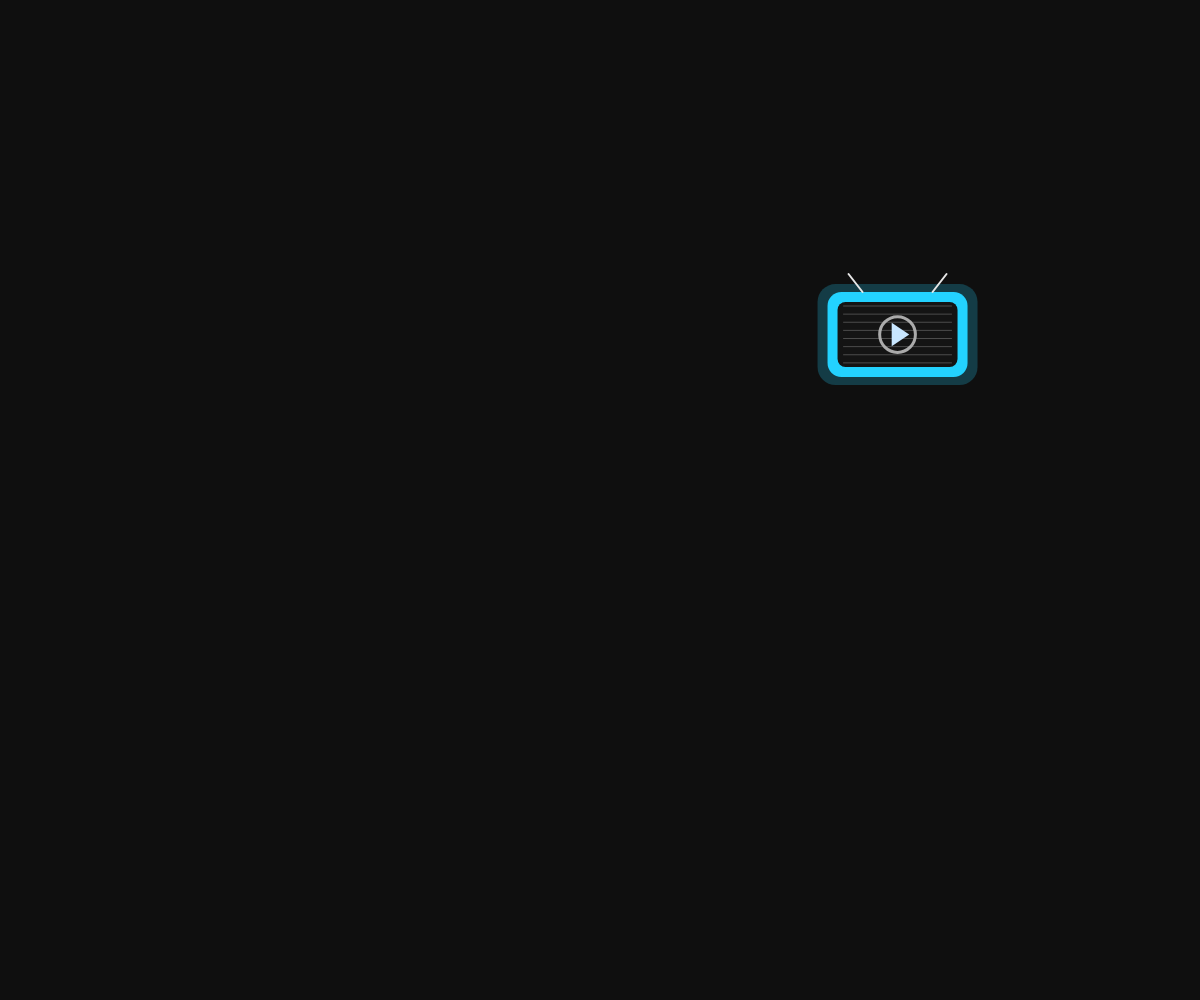
Frame 1 (no input)
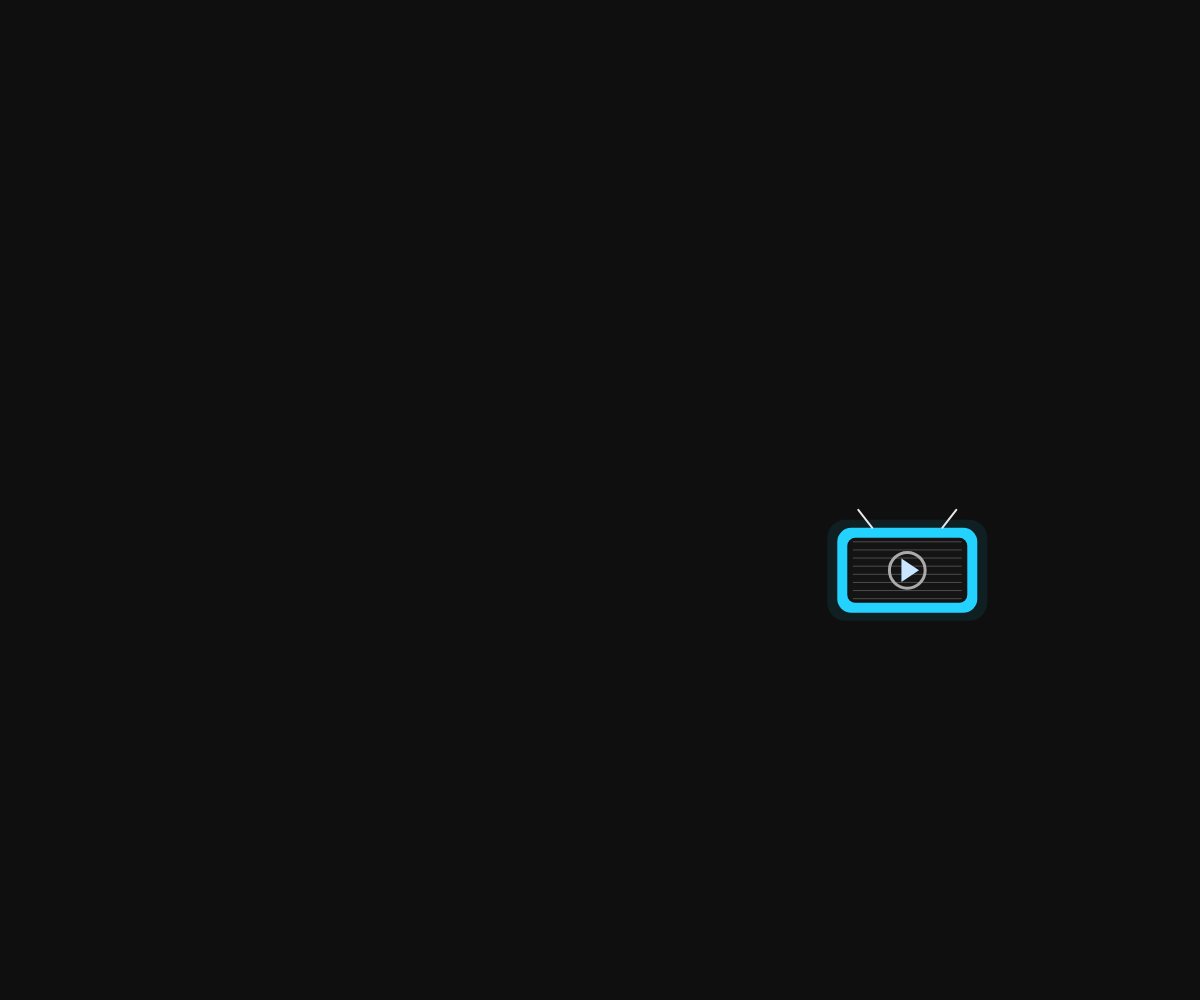
Frame 60 (no input)
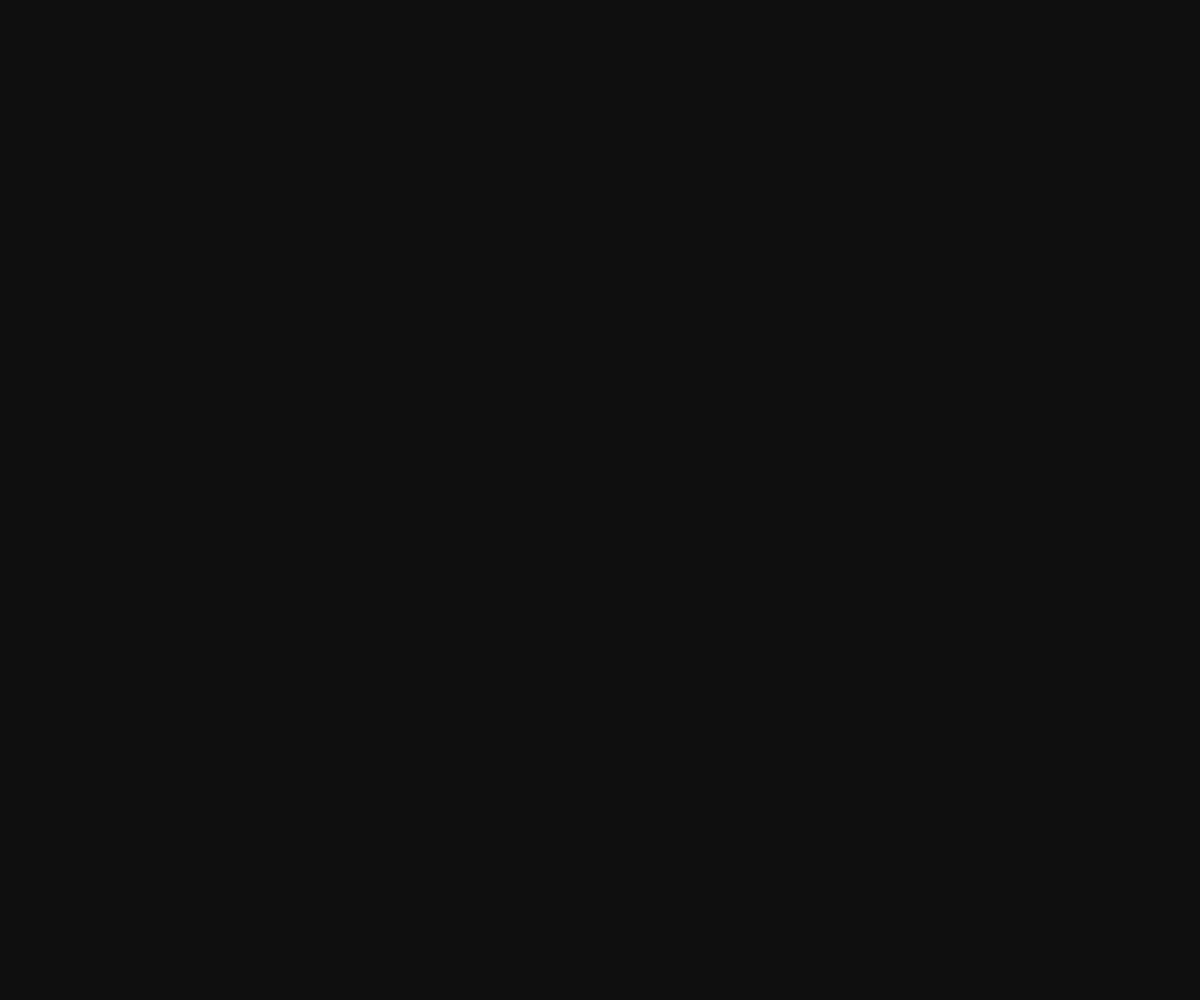
Frame 120 (the mouse pressed at the canvas centre since frame 60)

The p5.js sketch that drew these frames (run headless with seeded random() and noise() and a simulated clock; from frame 60 on, the mouse is pressed at the canvas centre):

// p5.js sketch
// ── sketch.js
// Old TV Bouncing Event- JS-only for sketch.js


let tvEventActive = true;   // auto-start so you see it
let tv = null;
let tvEventEndsAt = 0;

function setup() {
  createCanvas(windowWidth, windowHeight);
  noStroke();
  initTV();
  background(15);
  startTVEvent(0); // run indefinitely in preview
}

function draw() {
  background(15);
  if (tvEventActive) {
    updateTV();
    drawTV();
    if (tv.duration > 0 && millis() >= tvEventEndsAt) stopTVEvent();
  }
}

function keyPressed() {
  if (key === 't' || key === 'T') {
    if (tvEventActive) stopTVEvent(); else startTVEvent(0);
  }
  if (key === 'm' || key === 'M') {
    const modes = ['logo','dvd','snow'];
    const i = modes.indexOf(tv.mode);
    tv.mode = modes[(i+1)%modes.length];
  }
}

function mousePressed() {
  if (tvEventActive) stopTVEvent(); else startTVEvent(0);
}

function windowResized() {
  resizeCanvas(windowWidth, windowHeight);
  if (!tv) return;
  tv.x = constrain(tv.x, 0, max(0, width - tv.w));
  tv.y = constrain(tv.y, 0, max(0, height - tv.h));
}

// Event API 
function startTVEvent(durationMs = 10000) {
  if (!tv) initTV();
  tvEventActive = true;
  tvEventEndsAt = durationMs > 0 ? millis() + durationMs : 0;
  tv.duration = durationMs;

  // randomize start
  tv.x = random(40, width - tv.w - 40);
  tv.y = random(40, height - tv.h - 40);
  const angle = random(TWO_PI);
  tv.dx = cos(angle) * tv.speed;
  tv.dy = sin(angle) * tv.speed;

  resetInnerSprite(); // for screen things
}

function stopTVEvent() { tvEventActive = false; }


function initTV() {
  tv = {
    x: 120, y: 120, w: 140, h: 85,
    speed: 4.0, dx: 3.2, dy: 2.4,
    body: color(35,210,255), glowAlpha: 60,
    cornerHits: 0, duration: 0,
    // screen modes: 'logo' (static icon), 'dvd' (mini bounce), 'snow' (static)
    mode: 'logo',
    inner: { x:0, y:0, w:36, h:22, dx:2.2, dy:1.8, hue:180 }
  };
  resetInnerSprite();
}

function resetInnerSprite() {
  const sr = screenRect();
  tv.inner.x = random(sr.x, sr.x + sr.w - tv.inner.w);
  tv.inner.y = random(sr.y, sr.y + sr.h - tv.inner.h);
  const ang = random(TWO_PI);
  tv.inner.dx = cos(ang) * 2.2;
  tv.inner.dy = sin(ang) * 1.8;
  tv.inner.hue = random(0,360);
}


function updateTV() {
  // move outer TV
  tv.x += tv.dx; tv.y += tv.dy;
  let hitX = false, hitY = false;

  if (tv.x <= 0) { tv.x = 0; tv.dx *= -1; hitX = true; }
  else if (tv.x + tv.w >= width) { tv.x = width - tv.w; tv.dx *= -1; hitX = true; }

  if (tv.y <= 0) { tv.y = 0; tv.dy *= -1; hitY = true; }
  else if (tv.y + tv.h >= height) { tv.y = height - tv.h; tv.dy *= -1; hitY = true; }

  if (hitX && hitY) {
    tv.cornerHits++;
    tv.speed = min(tv.speed + 0.35, 12);
    const mag = tv.speed / Math.hypot(tv.dx, tv.dy);
    tv.dx *= mag; tv.dy *= mag;
    tv.body = color(random(80,255), random(80,255), random(80,255));
    tv.glowAlpha = 120;
  } else {
    tv.glowAlpha = max(20, tv.glowAlpha - 2);
  }

  // move inner sprite if mode is 'dvd'
  if (tv.mode === 'dvd') {
    const sr = screenRect();
    tv.inner.x += tv.inner.dx;
    tv.inner.y += tv.inner.dy;
    let bounce = false;
    if (tv.inner.x <= sr.x) { tv.inner.x = sr.x; tv.inner.dx *= -1; bounce = true; }
    else if (tv.inner.x + tv.inner.w >= sr.x + sr.w) { tv.inner.x = sr.x + sr.w - tv.inner.w; tv.inner.dx *= -1; bounce = true; }
    if (tv.inner.y <= sr.y) { tv.inner.y = sr.y; tv.inner.dy *= -1; bounce = true; }
    else if (tv.inner.y + tv.inner.h >= sr.y + sr.h) { tv.inner.y = sr.y + sr.h - tv.inner.h; tv.inner.dy *= -1; bounce = true; }
    if (bounce) tv.inner.hue = (tv.inner.hue + 47) % 360;
  }
}

function screenRect() { return { x: tv.x + 10, y: tv.y + 10, w: tv.w - 20, h: tv.h - 20 }; }

// draw
function drawTV() {
  push();
  // glow
  fill(red(tv.body), green(tv.body), blue(tv.body), tv.glowAlpha);
  rect(tv.x - 10, tv.y - 8, tv.w + 20, tv.h + 16, 18);

  // body
  fill(tv.body); rect(tv.x, tv.y, tv.w, tv.h, 14);

  // screen background + scanlines
  const sr = screenRect();
  fill(20); rect(sr.x, sr.y, sr.w, sr.h, 8);
  stroke(255, 60);
  for (let i = 0; i < 8; i++) {
    const yy = sr.y + 4 + i * (sr.h / 8);
    line(sr.x + 6, yy, sr.x + sr.w - 6, yy);
  }
  noStroke();

  // antennas
  stroke(230); strokeWeight(2);
  line(tv.x + tv.w*0.25, tv.y, tv.x + tv.w*0.15, tv.y - 18);
  line(tv.x + tv.w*0.75, tv.y, tv.x + tv.w*0.85, tv.y - 18);
  noStroke();

  // SCREEN 
  if (tv.mode === 'logo') {
    // ring + play triangle
    push();
    translate(sr.x + sr.w/2, sr.y + sr.h/2);
    stroke(180, 240); strokeWeight(3); noFill();
    ellipse(0, 0, min(sr.w, sr.h)*0.55, min(sr.w, sr.h)*0.55);
    noStroke(); fill(200,230,255);
    const r = min(sr.w, sr.h)*0.18;
    triangle(-r*0.5, -r, -r*0.5, r, r, 0);
    pop();
  } else if (tv.mode === 'dvd') {
    // mini bouncing rounded-rect logo
    colorMode(HSL, 360, 100, 100, 1);
    fill(tv.inner.hue, 80, 60);
    rect(tv.inner.x, tv.inner.y, tv.inner.w, tv.inner.h, 6);
    colorMode(RGB, 255, 255, 255, 255);
  } else if (tv.mode === 'snow') {
    // TV static
    const dots = 120;
    for (let i=0;i<dots;i++){
      const x = random(sr.x, sr.x + sr.w);
      const y = random(sr.y, sr.y + sr.h);
      const g = random(120, 255);
      fill(g); rect(x, y, 1, 1);
    }
  }
  
  pop();
}
